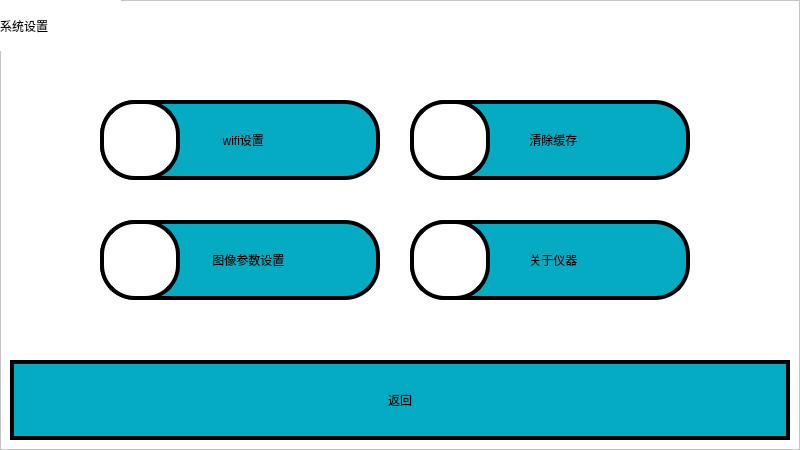
<?xml version="1.0" encoding="UTF-8"?>
<ui version="4.0">
 <class>SysForm</class>
 <widget class="QWidget" name="SysForm">
  <property name="geometry">
   <rect>
    <x>0</x>
    <y>0</y>
    <width>800</width>
    <height>450</height>
   </rect>
  </property>
  <property name="windowTitle">
   <string>Form</string>
  </property>
  <property name="styleSheet">
   <string notr="true">background-color: rgb(255, 255, 255);</string>
  </property>
  <widget class="QFrame" name="frame">
   <property name="geometry">
    <rect>
     <x>0</x>
     <y>0</y>
     <width>800</width>
     <height>450</height>
    </rect>
   </property>
   <property name="frameShape">
    <enum>QFrame::StyledPanel</enum>
   </property>
   <property name="frameShadow">
    <enum>QFrame::Raised</enum>
   </property>
   <widget class="QLabel" name="wifi_icon_label">
    <property name="geometry">
     <rect>
      <x>100</x>
      <y>100</y>
      <width>80</width>
      <height>80</height>
     </rect>
    </property>
    <property name="styleSheet">
     <string notr="true">font: 20pt &quot;幼圆&quot;;
border:4px solid rgb(0,0,0);
background-color: rgb(255, 255, 255);
border-radius: 35px;

</string>
    </property>
    <property name="text">
     <string/>
    </property>
   </widget>
   <widget class="QLabel" name="label">
    <property name="geometry">
     <rect>
      <x>0</x>
      <y>0</y>
      <width>121</width>
      <height>51</height>
     </rect>
    </property>
    <property name="styleSheet">
     <string notr="true">font: 20pt &quot;宋体&quot;;</string>
    </property>
    <property name="text">
     <string>系统设置</string>
    </property>
   </widget>
   <widget class="QLabel" name="clear_icon_label">
    <property name="geometry">
     <rect>
      <x>410</x>
      <y>100</y>
      <width>80</width>
      <height>80</height>
     </rect>
    </property>
    <property name="styleSheet">
     <string notr="true">font: 20pt &quot;幼圆&quot;;
border:4px solid rgb(0,0,0);
background-color: rgb(255, 255, 255);
border-radius: 35px;

</string>
    </property>
    <property name="text">
     <string/>
    </property>
   </widget>
   <widget class="QPushButton" name="btnSet">
    <property name="geometry">
     <rect>
      <x>100</x>
      <y>220</y>
      <width>280</width>
      <height>80</height>
     </rect>
    </property>
    <property name="styleSheet">
     <string notr="true">QPushButton {
font: 20pt &quot;宋体&quot;;
border:4px solid rgb(0,0,0);
background-color:#05abc2;
border-radius: 35px;
}

QPushButton:pressed{
background-color: rgb(255, 0, 0);
}
</string>
    </property>
    <property name="text">
     <string>     图像参数设置</string>
    </property>
   </widget>
   <widget class="QPushButton" name="btnClear">
    <property name="geometry">
     <rect>
      <x>410</x>
      <y>100</y>
      <width>280</width>
      <height>80</height>
     </rect>
    </property>
    <property name="styleSheet">
     <string notr="true">QPushButton {
font: 20pt &quot;宋体&quot;;
border:4px solid rgb(0,0,0);
background-color:#05abc2;
border-radius: 35px;
}

QPushButton:pressed{
background-color: rgb(255, 0, 0);
}
</string>
    </property>
    <property name="text">
     <string>  清除缓存</string>
    </property>
   </widget>
   <widget class="QLabel" name="about_icon_label">
    <property name="geometry">
     <rect>
      <x>410</x>
      <y>220</y>
      <width>80</width>
      <height>80</height>
     </rect>
    </property>
    <property name="styleSheet">
     <string notr="true">font: 20pt &quot;幼圆&quot;;
border:4px solid rgb(0,0,0);
background-color: rgb(255, 255, 255);
border-radius: 35px;

</string>
    </property>
    <property name="text">
     <string/>
    </property>
   </widget>
   <widget class="QPushButton" name="btnWifi">
    <property name="geometry">
     <rect>
      <x>100</x>
      <y>100</y>
      <width>280</width>
      <height>80</height>
     </rect>
    </property>
    <property name="styleSheet">
     <string notr="true">QPushButton {
font: 20pt &quot;宋体&quot;;
border:4px solid rgb(0,0,0);
background-color:#05abc2;
border-radius: 35px;
}

QPushButton:pressed{
background-color: rgb(255, 0, 0);
}
</string>
    </property>
    <property name="text">
     <string>  wifi设置</string>
    </property>
   </widget>
   <widget class="QPushButton" name="btnAbout">
    <property name="geometry">
     <rect>
      <x>410</x>
      <y>220</y>
      <width>280</width>
      <height>80</height>
     </rect>
    </property>
    <property name="styleSheet">
     <string notr="true">QPushButton {
font: 20pt &quot;宋体&quot;;
border:4px solid rgb(0,0,0);
background-color:#05abc2;
border-radius: 35px;
}

QPushButton:pressed{
background-color: rgb(255, 0, 0);
}
</string>
    </property>
    <property name="text">
     <string>  关于仪器</string>
    </property>
   </widget>
   <widget class="QLabel" name="camera_icon_label">
    <property name="geometry">
     <rect>
      <x>100</x>
      <y>220</y>
      <width>80</width>
      <height>80</height>
     </rect>
    </property>
    <property name="styleSheet">
     <string notr="true">font: 20pt &quot;幼圆&quot;;
border:4px solid rgb(0,0,0);
background-color: rgb(255, 255, 255);
border-radius: 35px;

</string>
    </property>
    <property name="text">
     <string/>
    </property>
   </widget>
   <widget class="QPushButton" name="btnReturn">
    <property name="geometry">
     <rect>
      <x>10</x>
      <y>360</y>
      <width>780</width>
      <height>80</height>
     </rect>
    </property>
    <property name="styleSheet">
     <string notr="true">QPushButton {
font: 20pt &quot;宋体&quot;;
border:4px solid rgb(0,0,0);
background-color:#05abc2;
}

QPushButton:pressed{
background-color: rgb(255, 0, 0);
}
</string>
    </property>
    <property name="text">
     <string>返回</string>
    </property>
   </widget>
   <zorder>label</zorder>
   <zorder>btnSet</zorder>
   <zorder>btnClear</zorder>
   <zorder>btnWifi</zorder>
   <zorder>btnAbout</zorder>
   <zorder>about_icon_label</zorder>
   <zorder>camera_icon_label</zorder>
   <zorder>clear_icon_label</zorder>
   <zorder>wifi_icon_label</zorder>
   <zorder>btnReturn</zorder>
  </widget>
 </widget>
 <resources/>
 <connections/>
</ui>
